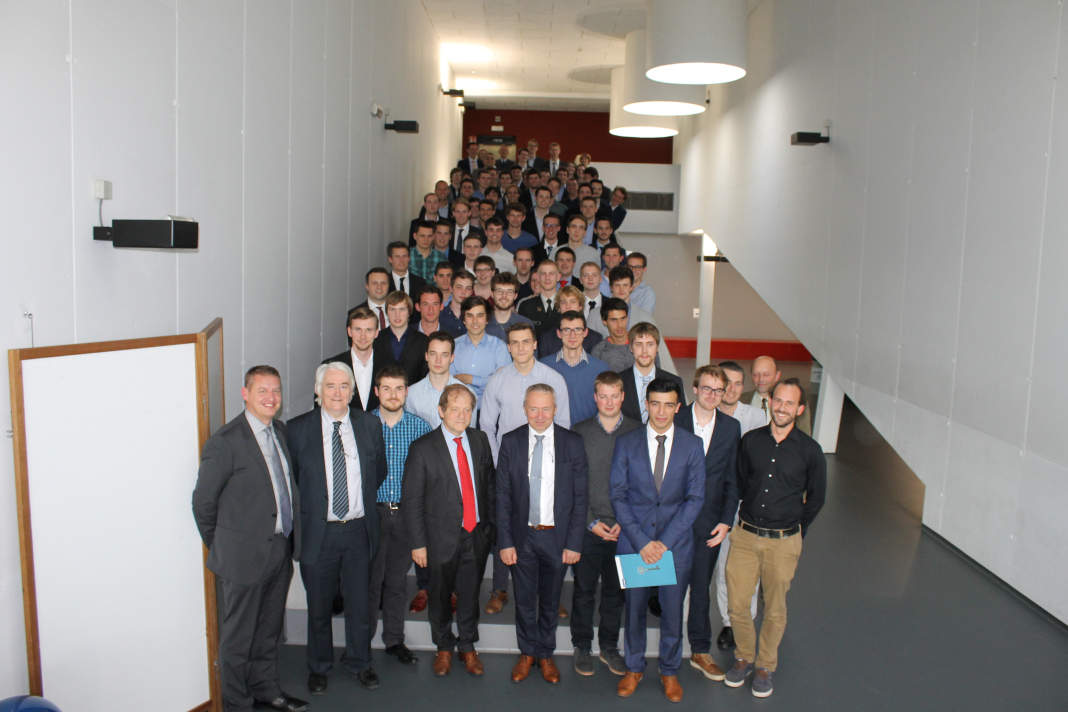
#> input picture promotie2016.jpg, 4272 x 2848 px, found by its file name (shown at 1/4 size)
$ jupyter execute face_detection.ipynb   (shell and % lines are left out)
#> lines starting #> are read from the running program, lines starting #| are printed output that depends on the picture
# Face detection (Viola-Jones)

[cell 1]
import numpy as np
import cv2
import matplotlib.pyplot as plt
import os

# Face detection using Haar features

[cell 2]
face_cascade = cv2.CascadeClassifier('haarcascade_frontalface_default.xml')
eye_cascade = cv2.CascadeClassifier('haarcascade_eye.xml')

img = cv2.imread('data/promotie2016.jpg')
#> img is the input picture: shape (2848, 4272, 3); mean B, G, R 133.5, 135.5, 138.9
img = img[500:2000, 950:3200]
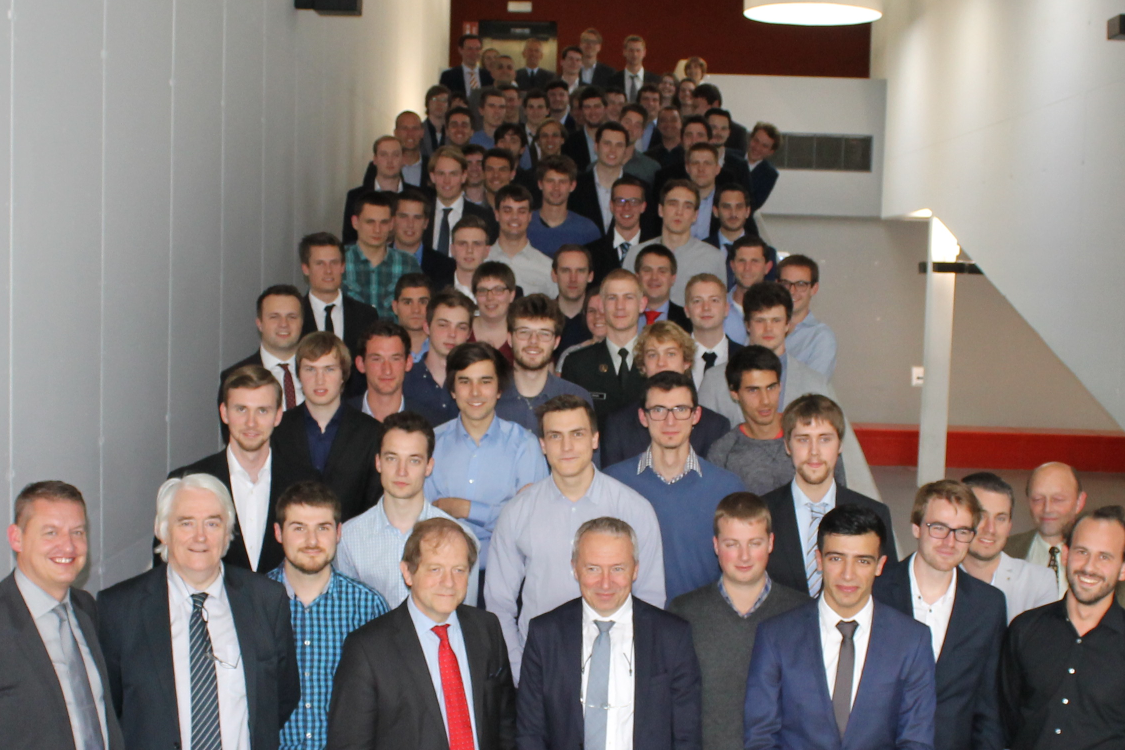
#> img: shape (1500, 2250, 3) (shown at 1/2 size); mean B, G, R 113.8, 116.5, 126
img = cv2.cvtColor(img, cv2.COLOR_BGR2RGB)
gray = cv2.cvtColor(img, cv2.COLOR_RGB2GRAY)
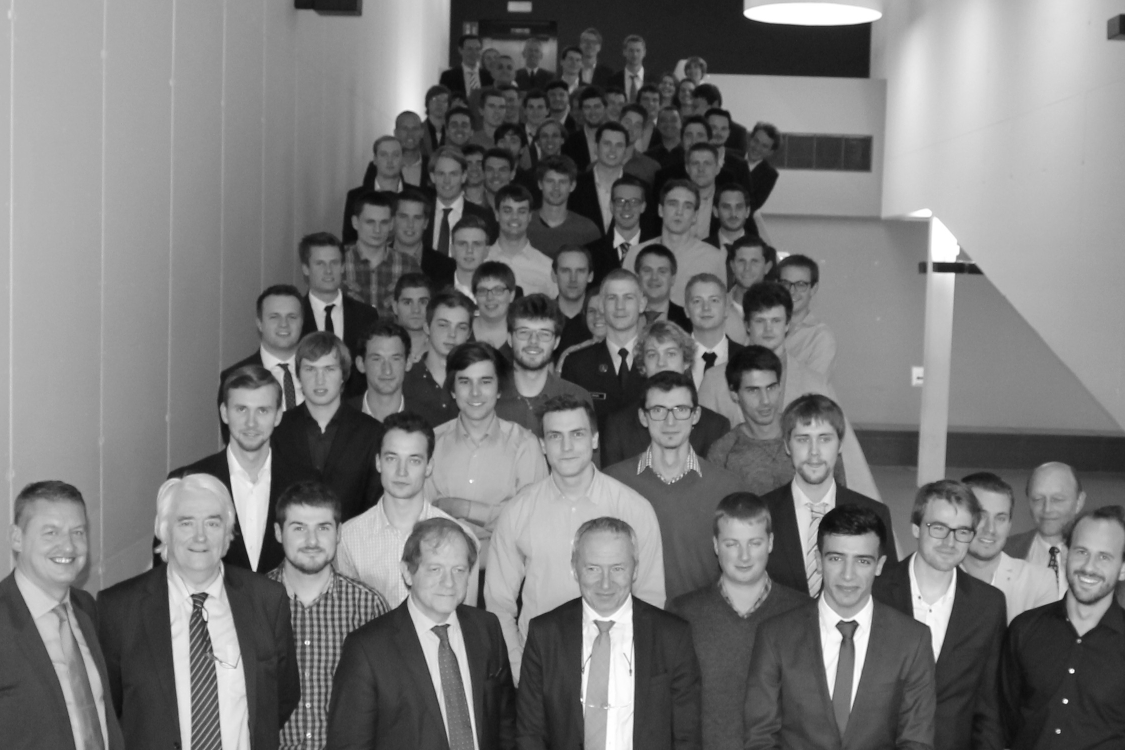
#> gray: shape (1500, 2250) (shown at 1/2 size); min 6, max 255, mean 119

plt.figure(figsize=(16, 16))
plt.imshow(img)
plt.show()

[cell 3]
faces = face_cascade.detectMultiScale(gray, 1.3, 5)
#> faces = 62 rows, first 6: [1123, 99, 50, 50], [1314, 151, 42, 42], [1208, 191, 45, 45], [1245, 83, 48, 48], [983, 116, 51, 51], [1092, 173, 48, 48]
for (x,y,w,h) in faces:
    img = cv2.rectangle(img,(x,y),(x+w,y+h),(255,0,0),2)
    roi_gray = gray[y:y+h, x:x+w]
    roi_color = img[y:y+h, x:x+w]
    eyes = eye_cascade.detectMultiScale(roi_gray)
    for (ex,ey,ew,eh) in eyes:
        cv2.rectangle(roi_color,(ex,ey),(ex+ew,ey+eh),(0,255,0),2)
#> this loop made 62 passes
#> (x, y, w, h) on passes 1 to 12: (1123, 99, 50, 50), (1314, 151, 42, 42), (1208, 191, 45, 45), (1245, 83, 48, 48), (983, 116, 51, 51), (1092, 173, 48, 48), (1276, 181, 51, 51), (964, 191, 59, 59), (1044, 195, 56, 56), (1158, 194, 55, 55), (925, 308, 50, 50), (1310, 220, 53, 53)
#> (x, y, w, h, eyes) on passes 17, 25, 26, 27, 30, 31: (1193, 262, 70, 70, [[10, 13, 23, 23]]), (715, 416, 78, 78, [[15, 16, 24, 24]]), (1459, 494, 75, 75, [[40, 19, 22, 22]]), (618, 499, 76, 76, [[11, 18, 21, 21]]), (942, 550, 79, 79, [[30, 23, 22, 22]]), (792, 574, 77, 77, [[11, 18, 25, 25]])
#> pass 1, `roi_gray = gray[y:y+h, x:x+w]`:
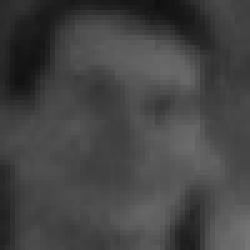
#> roi_gray: shape (50, 50) (shown 5 times larger); min 15, max 117, mean 68.1
#> pass 1, `roi_color = img[y:y+h, x:x+w]`:
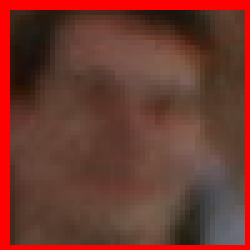
#> roi_color: shape (50, 50, 3) (shown 5 times larger); mean R, G, B 110.2, 55.8, 45.9
#> after the loop:
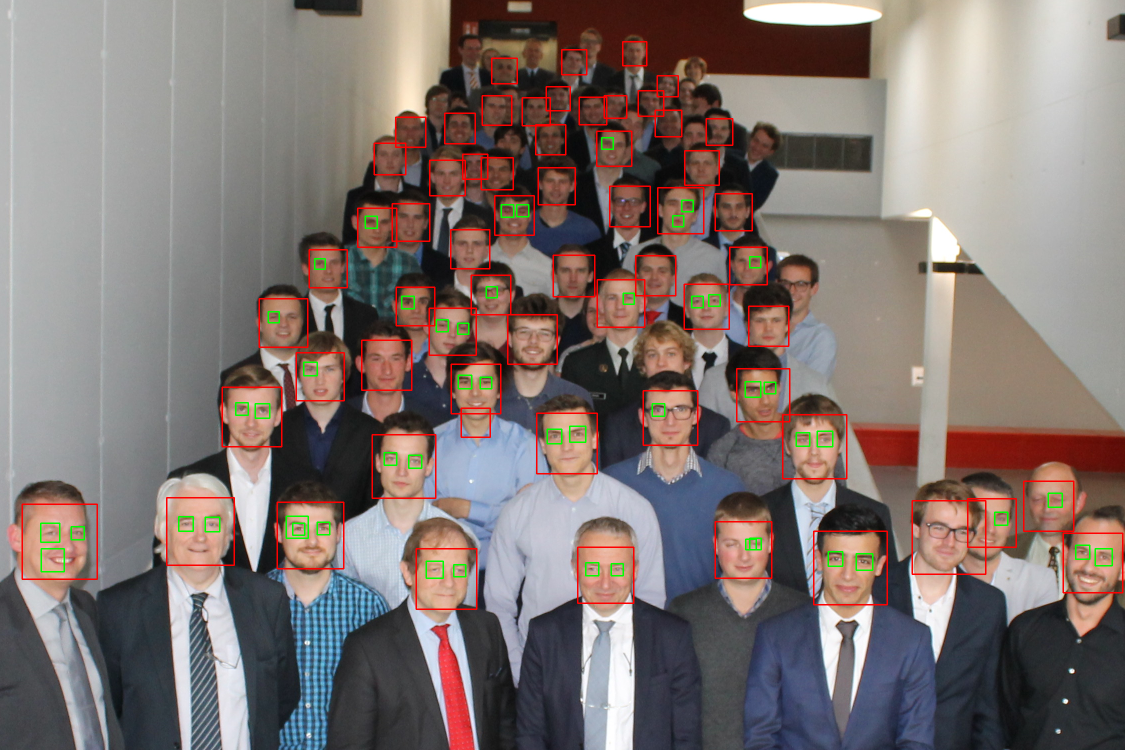
#> img: shape (1500, 2250, 3) (shown at 1/2 size); mean R, G, B 128, 115.5, 111.8
#> after the loop:
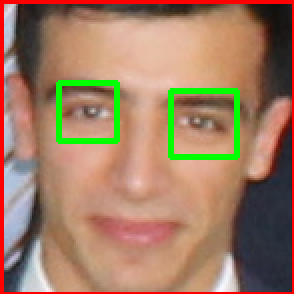
#> roi_color: shape (147, 147, 3) (shown 2 times larger); mean R, G, B 160.2, 125.1, 99.6
#> after the loop:
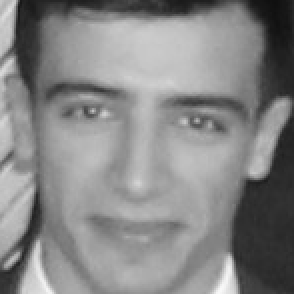
#> roi_gray: shape (147, 147) (shown 2 times larger); min 15, max 249, mean 133.8

plt.figure(figsize=(16, 16))
plt.imshow(img)
plt.show()
